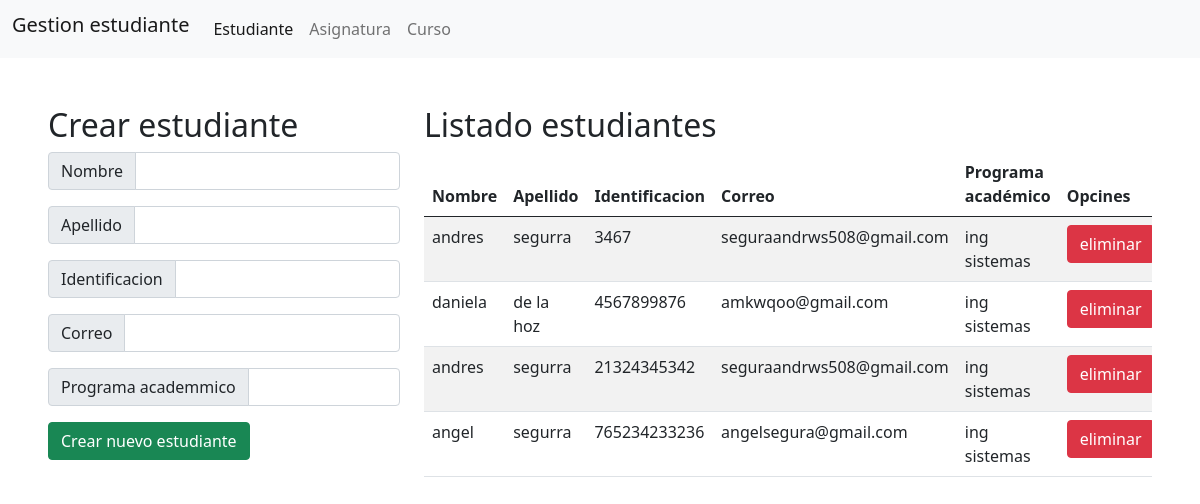
/estudiante/, run on the app's committed database.
### estudiante/models.py (models this page shows)
class estudiante(models.Model):
    nombre = models.CharField(max_length=100)
    apellido = models.CharField(max_length=100)
    identificacion = models.IntegerField(primary_key=True)
    correo = models.EmailField(max_length=200, null=True, blank=True)
    p_academico = models.CharField(max_length=100)

### estudiante/views.py (the view)
# urls.py: path('',estudiant.as_view(),name = 'Estudiante'),
class estudiant(CreateView):
    model = estudiante
    template_name = 'estudiante.html'
    fields ='__all__'
    def get_context_data(self, **kwargs):
        contex = super().get_context_data(**kwargs)
        contex['titulo'] = 'Gestion estudiante'
        contex['estudiante'] = estudiante.objects.all()
        return contex

### estudiante/templates/estudiante.html (shortened to what this page needs)
{% extends 'home.html' %}
{% block content %}
    <tbody>
    <div class="row">
        <div class="col-md-4">
            <h2>Crear estudiante</h2>
            <form id="formulario_estudiante" action="/estudiante/registrar-estudiante/" method="POST">{% csrf_token %}
                <div class="mb-3">
                    <div class="input-group">
                        <div class="input-group-text">Nombre</div>
                        <input type="text" class="form-control" name="txtNombre" id="txtNombre" minlength="3" maxlength="100" autofocus>
                    </div>
                </div>
                <div class="mb-3">
                    <div class="input-group">
                        <div class="input-group-text">Apellido</div>
                        <input type="text" class="form-control" name="txtApellido" id="txtApellido" minlength="3" maxlength="100">
                    </div>
                </div>
                <div class="mb-3">
                    <div class="input-group">
                        <div class="input-group-text">Identificacion</div>
                        <input type="number" class="form-control" name="numIdentificacion" id="numIdentificacion">
                    </div>
                </div>
                <div class="mb-3">
                    <div class="input-group">
                        <div class="input-group-text">Correo</div>
                        <input type="email" class="form-control" name="txtEmail" id="txtEmail"minlength="3" maxlength="200">
                    </div>
                </div>
                <div class="mb-3">
                    <div class="input-group">
                        <div class="input-group-text">Programa academmico</div>
                        <input type="text" class="form-control" name="txtPrograma" id="txtPrograma" minlength="3" maxlength="100">
                    </div>
                </div>
                <button type="submit" class="btn btn-success">Crear nuevo estudiante</button>
            </form>
        </div>
        <div class="col-md-8">
            <h2>Listado estudiantes</h2>
            <div class="table-responsive">
                <table class="table table-striped table-hover">
                    <thead>
                    <tr>
                        <th scope="col">Nombre</th>
                        <th scope="col">Apellido</th>
                        <th scope="col">Identificacion</th>
                        <th scope="col">Correo</th>
                        <th scope="col">Programa académico</th>
                        <th scope="col">Opcines</th>
                    </tr>
                    </thead>
                    {% for estu in estudiante %}
                        <tr>
                            <td>{{ estu.nombre }}</td>
                            <td>{{ estu.apellido }}</td>
                            <td>{{ estu.identificacion }}</td>
                            <td>{{ estu.correo }}</td>
                            <td>{{ estu.p_academico }}</td>
                            <td>
                                <a href="eliminar/estudiante/{{ estu.pk }}" class="btn btn-danger">eliminar</a>
                            </td>
                        </tr>
                    {% endfor %}
                </table>
            </div>
        </div>
    </div>
    </tbody>
{% endblock %}

### templates/home.html (shortened to what this page needs)
<!DOCTYPE html>
<html lang="en">
<head>
    <link href="https://cdn.jsdelivr.net/npm/bootstrap@5.0.2/dist/css/bootstrap.min.css" rel="stylesheet">
</head>
<body>
{% include 'navbar.html' %}
<div class="p-5">
{% block content %}
{% endblock %}
</div>
</body>
</html>

### templates/navbar.html (shortened to what this page needs)
<nav class="navbar navbar-expand-lg navbar-light bg-light">
  <div class="container-fluid">
    <h1 class="navbar-brand">{{ titulo }}</h1>
    <div class="collapse navbar-collapse" id="navbarNavAltMarkup">
      <div class="navbar-nav">
        <a class="nav-link active" aria-current="page" href="{% url 'estudiante:Estudiante' %}">Estudiante</a>
        <a class="nav-link" href="{% url 'agnatura:asignatura' %}">Asignatura</a>
        <a class="nav-link" href="{% url 'agnatura:clase' %}">Curso</a>
      </div>
    </div>
  </div>
</nav>

### data on the page
estudiante: nombre "andres", apellido "segurra", identificacion "3467", correo "seguraandrws508@gmail.com", p_academico "ing sistemas"
estudiante: nombre "daniela", apellido "de la hoz", identificacion "4567899876", correo "amkwqoo@gmail.com", p_academico "ing sistemas"
estudiante: nombre "andres", apellido "segurra", identificacion "21324345342", correo "seguraandrws508@gmail.com", p_academico "ing sistemas"
estudiante: nombre "angel", apellido "segurra", identificacion "765234233236", correo "angelsegura@gmail.com", p_academico "ing sistemas"

### other printed values
{{ titulo }} "Gestion estudiante"
